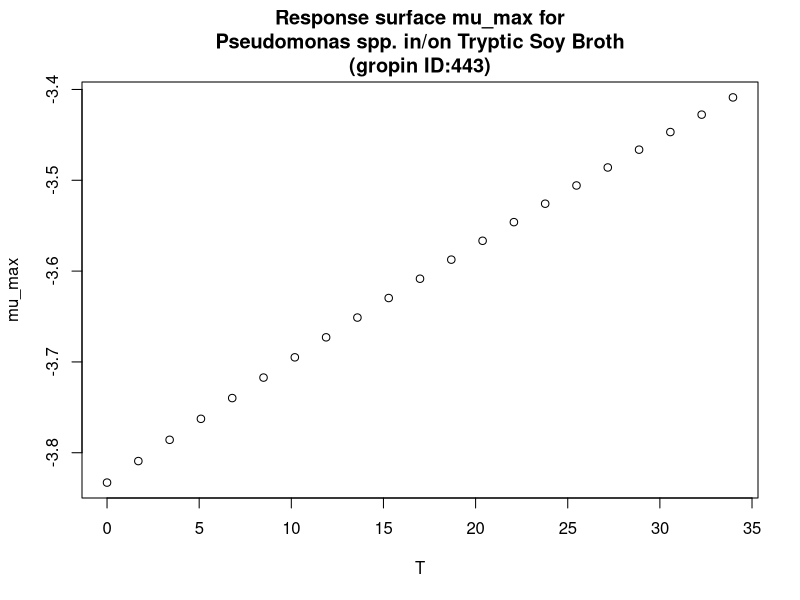

Generate this figure with R:
#############################
# start of Parameter script
#############################
T <- seq(0,33.966033966034,length.out=21)
#############################
# end of Parameter script
#############################
############################# 
# start of Model script Gropin ID 443 
#############################
 
# constant coefficients for this model
 
variables <- data.frame(T)
argumentsPar <- expand.grid(variables)
 
# heart of the model
response_surface <- function(T) {
   mumax <-(-8700/(8.3144261*(T+273)))

return(mumax=mumax)
} 

# output parameters
mumax <- cbind(argumentsPar,response_surface(argumentsPar['T']))
colnames(mumax) <- c(colnames(argumentsPar),'mumax')
#############################
# End of Model script
#############################
############################# 
# start of Visualisation script Gropin ID 443 
#############################
plot(T,mumax$mumax,
                          xlab='T',
                          ylab='mu_max',main='Response surface mu_max for
Pseudomonas spp. in/on Tryptic Soy Broth
(gropin ID:443)')
#############################
# End of Visualisation script
#############################
